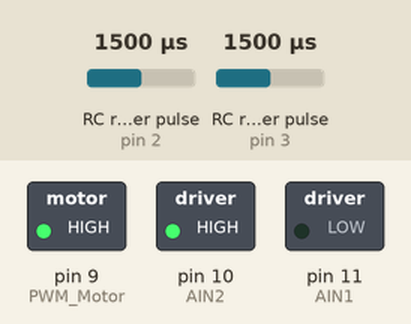
This sketch was run on a simulated Arduino Mega 2560, built with avr-gcc and run on an emulated ATmega2560. Parts: switched loads named in the sketch (green lamp = pin HIGH). Wiring (inferred from the names in the program): 2 × RC receiver channel: data pin 2 / data pin 3. Inputs (shaded band) come from the test bench; at power-on: RC receiver pulse (sensors on pin 2, pin 3) 1500 µs. What the sketch prints to the serial monitor is not drawn.

Above: at 0.1 s.
Timing chart, 0 to 1.6 s (numbered marks = the images above):
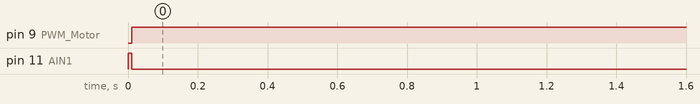

Measured:
- by itself, pin 9 (PWM_Motor): LOW → HIGH at 0.01 s
- by itself, pin 11 (AIN1): HIGH → LOW at 0.01 s

The sketch:

IndustrialP1_ej4.ino
```cpp
#include <TimerOne.h>

const int CHA = 2; // Canal A del encoder del motor conectado a pin 2 (entrada)
const int CHB = 3; // Canal B del encoder del motor en pin 3

const int PWM_Motor = 9; // Pin Salida PWM para el motor DC
const int AIN1 = 11; // Enable AIN1 del puente H del motor
const int AIN2 = 10; // Enable AIN2 del puente H del motor

//const int Volt = 0; // Valor del voltaje (-8.5 / 8.5)
double Kp = 6;
double Ki= 0.3;
double Kd = 0.5;

double Pn = 0; //Salida del PID para muestra n
double En = 0; // Error para muestra n
double Pn1 = 0; // salida PID para muestra n‐1
double En1 = 0; //Error para muestra n‐1
double En2 = 0; // Error para muestra n-2

double q0=0;
double q1=0;
double q2=0;

double Tm = 0.01; // periodo de muestreo en seg
double consigna = 6.28; // angulo de consigna
double angulo = 0; // angulo medido a partir de pulsos del encoder
double pulsos = 0; //pulsos del encoder

double SalidaPD = 0;
double EntradaPWM = 0;

int valorPWM8;

int inicio = 0;

void setup() {

  Serial.begin(9600);

  // Valores iniciales
  q0 = Kp+(Ki*Tm)/2+Kd/Tm;
  q1 = -Kp+(Ki*Tm)/2-(2*Kd)/Tm;
  q2 = Kd/Tm;

  // INPUT
  pinMode(CHA, INPUT_PULLUP);
  pinMode(CHB, INPUT_PULLUP);

  // put your setup code here, to run once:
  //La lectura de los encoder se realizara por interrupciones, una por cada canal
  attachInterrupt(0, Encoder_CHA, CHANGE); // INTERRUPCION MEGA para PIN 2
  attachInterrupt(1, Encoder_CHB, CHANGE); // INTERRUPCION MEGA para PIN 3

  //Configuracion de los pines de E/S
  pinMode(AIN1,OUTPUT);
  pinMode(AIN2,OUTPUT);
  pinMode(PWM_Motor,OUTPUT);

 //Comenzamos con el motor parado
  digitalWrite(AIN1,HIGH);
  digitalWrite(AIN2,HIGH);

  //Configuramos el temporizador para saltar la rutina de servicio cada 10ms
  Timer1.initialize(10000); // Ts=0.01 (10000 microsegundos)
  // cada 0.01 seg se salta a la rutina de servicio: “control”
  Timer1.attachInterrupt(control);
  Timer1.start(); // inicio de las interrupciones

}

//Lectura de pulsos del canal A del encoder del motor en cada transición
void Encoder_CHA(){
  if(digitalRead(CHA)==digitalRead(CHB)){
    pulsos = pulsos-1;
  }
  else{
    pulsos = pulsos+1;
  }
}

//Lectura de pulsos del canal B del encoder del motor en cada transición
void Encoder_CHB(){
  if (digitalRead(CHA) != digitalRead(CHB)){
     pulsos = pulsos-1;
  }
  else{
    pulsos = pulsos+1;
  }
}


void control(){

  // Controlador PID
  angulo = float(pulsos*(2*3.1416/1040 )); // conversión de pulsos a radianes

  En = consigna - angulo; // calculo error para la muestra actual
  Pn = Pn1 + (q0*En + q1*En1 + q2*En2); // Salida PIDx

  En2 = En1;
  En1 = En;
  Pn1 = Pn;

  // Acotar la salida Pn entre ‐8.5 y +8.5 voltios
  if(Pn > 8.5) Pn = 8.5;
  else if (Pn < -8.5) Pn = -8.5;

  Serial.println(angulo);

  if (Pn>0){
    valorPWM8 = byte(Pn*30); // PWM está comprendido entre 0 y 255
    digitalWrite(AIN1, LOW);
    digitalWrite(AIN2, HIGH);
    analogWrite(PWM_Motor, valorPWM8);

  } else {
    valorPWM8 = byte(-1*Pn*30); // Volt negativo:
    digitalWrite(AIN1, HIGH); // se cambia el sentido de giro
    digitalWrite(AIN2, LOW);
    analogWrite(PWM_Motor, valorPWM8);
  }

}

void loop() {
  // put your main code here, to run repeatedly:
}
```
